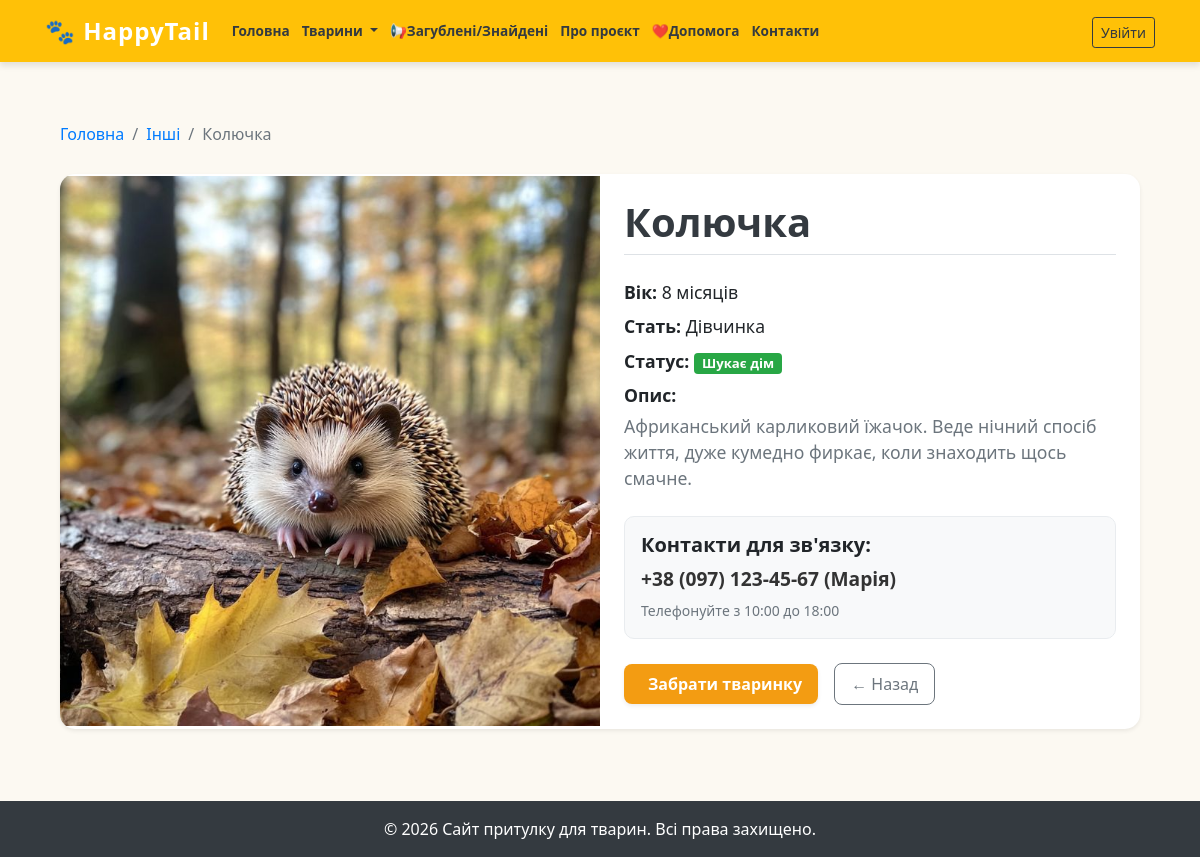
The app's page /post.php?pet_id=25 with its own data.
### tables this page shows
CREATE TABLE `menu` (
  `id` int(11) NOT NULL,
  `title` varchar(100) NOT NULL,
  `url` varchar(255) NOT NULL,
  `parent_id` int(11) DEFAULT 0
);

CREATE TABLE `pets` (
  `id` int(11) NOT NULL,
  `name` varchar(100) NOT NULL,
  `image` text DEFAULT NULL,
  `description` text DEFAULT NULL,
  `age` varchar(50) DEFAULT NULL,
  `gender` varchar(20) DEFAULT 'Не вказано',
  `status` varchar(50) DEFAULT 'Шукає дім',
  `category_id` int(11) DEFAULT NULL,
  `created_at` datetime DEFAULT current_timestamp()
);

CREATE TABLE `categories` (
  `id` int(11) NOT NULL,
  `name` varchar(100) NOT NULL
);

### include/functions.php (called while the page is built, shortened)
<?php
function get_menu() {
    global $conn;
    $sql = "SELECT * FROM menu ORDER BY id ASC";
    $result = mysqli_query($conn, $sql);
    return mysqli_fetch_all($result, MYSQLI_ASSOC);
}
function get_pet_by_id($pet_id) {
    global $conn;
    $pet_id = mysqli_real_escape_string($conn, $pet_id);
    $sql = "SELECT pets.*, categories.name as category_name
            FROM pets
            LEFT JOIN categories ON pets.category_id = categories.id
            WHERE pets.id = '$pet_id'";
    $result = mysqli_query($conn, $sql);
    return mysqli_fetch_assoc($result);
}
function is_admin() {
    return isset($_SESSION['login']) && $_SESSION['login'] === 'admin';
}

### post.php (the view, shortened to what this page needs)
<?php
require_once 'include/config.php';
require_once 'include/functions.php';
$pet_id = (int)$_GET['pet_id'];
$pet = get_pet_by_id($pet_id);
require_once 'include/header.php';
?>
<div class="container mt-4">
    <nav aria-label="breadcrumb">
        <ol class="breadcrumb bg-transparent px-0">
            <li class="breadcrumb-item"><a href="index.php" class="text-primary">Головна</a></li>
            <li class="breadcrumb-item"><a href="category.php?category_id=<?= $pet['category_id'] ?>" class="text-primary"><?= htmlspecialchars($pet['category_name']) ?></a></li>
            <li class="breadcrumb-item active" aria-current="page"><?= htmlspecialchars($pet['name']) ?></li>
        </ol>
    </nav>
    <div class="card shadow-sm border-0 mb-4" style="border-radius: 15px; overflow: hidden; background: #fff; min-height: 550px;">
        <div class="row no-gutters align-items-center">
            <div class="col-md-6" style="height: 550px;">
                <img src="img/<?= htmlspecialchars($pet['image'] ?: 'no-image.png') ?>" class="w-100 h-100" style="object-fit: cover;">
            </div>
            <div class="col-md-6">
                <div class="card-body p-4">
                    <h1 class="display-5 font-weight-bold text-dark mb-4 pb-2 border-bottom"><?= htmlspecialchars($pet['name']) ?></h1>
                    <div class="mb-4" style="font-size: 1.1rem;">
                        <p class="mb-2"><strong>Вік:</strong> <?= htmlspecialchars($pet['age']) ?></p>
                        <p class="mb-2"><strong>Стать:</strong> <?= htmlspecialchars($pet['gender']) ?></p>
                        <p class="mb-2"><strong>Статус:</strong> <span class="badge badge-success px-2 py-1"><?= htmlspecialchars($pet['status']) ?></span></p>
                        <p class="mb-1"><strong>Опис:</strong></p>
                        <p class="text-secondary"><?= nl2br(htmlspecialchars($pet['description'])) ?></p>
                    </div>
                    <div class="p-3 mb-4" style="background-color: #f8f9fa; border-radius: 10px; border: 1px solid #e9ecef;">
                        <h5 class="font-weight-bold mb-2">Контакти для зв'язку:</h5>
                        <p class="mb-1" style="font-size: 1.2rem; color: #333;"><strong>+38 (097) 123-45-67 (Марія)</strong></p>
                        <small class="text-muted">Телефонуйте з 10:00 до 18:00</small>
                    </div>
                    <div class="d-flex align-items-center">
                        <button class="btn btn-warning px-3 py-2 mr-3 shadow-sm font-weight-bold text-white d-flex align-items-center" style="background-color: #f39c12; border: none; border-radius: 8px;" onclick="showAdoptInfo()">
                            <i class="fas fa-paw mr-2"></i> Забрати тваринку
                        </button>
                        <a href="javascript:history.back()" class="btn btn-outline-secondary px-3 py-2" style="border-radius: 8px;">← Назад</a>
                    </div>
                </div>
            </div>
        </div>
    </div>
</div>
<?php require_once 'include/footer.php'; ?>

### include/header.php (shortened to what this page needs)
<?php $base_path = $base_path ?? ''; ?>
<!DOCTYPE html>
<html lang="uk">
<head>
    <link rel="stylesheet" href="https://cdn.jsdelivr.net/npm/bootstrap@4.6.2/dist/css/bootstrap.min.css">
    <link rel="stylesheet" href="<?= $base_path ?>css/main.css?v=1.1">
</head>
<body>
<nav class="navbar navbar-expand-lg navbar-dark bg-warning">
    <div class="container">
        <a class="navbar-brand font-weight-bold" href="<?= $base_path ?>index.php">🐾 HappyTail</a>
        <div class="collapse navbar-collapse" id="navbarNav">
            <ul class="navbar-nav mr-auto">
                <?php
                $all_menu = get_menu();
                $top_menu = array_filter($all_menu, function($m) { return ($m['parent_id'] ?? 0) == 0; });
                foreach ($top_menu as $menu_item):
                    $sub_menu = array_filter($all_menu, function($m) use ($menu_item) { return ($m['parent_id'] ?? 0) == $menu_item['id']; });
                    $has_sub = !empty($sub_menu);
                    if ($has_sub): ?>
                        <li class="nav-item dropdown">
                            <a class="nav-link dropdown-toggle text-dark font-weight-bold" href="#" id="nav-<?= $menu_item['id'] ?>" role="button" data-toggle="dropdown">
                                <?= htmlspecialchars($menu_item['title']) ?>
                            </a>
                        </li>
                    <?php else: ?>
                        <li class="nav-item">
                            <a class="nav-link text-dark font-weight-bold" href="<?= $base_path ?><?= htmlspecialchars($menu_item['url']) ?>">
                                <?= htmlspecialchars($menu_item['title']) ?>
                            </a>
                        </li>
                    <?php endif;
                endforeach; ?>
            </ul>
            <ul class="navbar-nav">
                <?php if (is_admin()): ?>
                    <li class="nav-item mr-2">
                        <a class="btn btn-dark btn-sm mt-1" href="<?= $base_path ?>admin/index.php">Адмінка</a>
                    </li>
                    <li class="nav-item">
                        <a class="btn btn-outline-danger btn-sm mt-1" href="<?= $base_path ?>admin/logout.php">Вихід</a>
                    </li>
                <?php else: ?>
                    <li class="nav-item">
                        <a class="btn btn-outline-dark btn-sm mt-1" href="<?= $base_path ?>login/index.php">Увійти</a>
                    </li>
                <?php endif; ?>
            </ul>
        </div>
    </div>
</nav>
<div class="container mt-4 mb-5">

### css/main.css (style rules this page uses)
html { overflow-y: scroll !important; }
body { display: flex; flex-direction: column; min-height: 100vh; background-color: #fcf9f2; font-family: 'Segoe UI', Tahoma, Geneva, Verdana, sans-serif; }
.navbar { box-shadow: 0 4px 6px rgba(0,0,0,0.1); }
.navbar-brand { font-size: 1.5rem; letter-spacing: 1px; }
.card { border: none; border-radius: 10px; transition: transform 0.3s ease, box-shadow 0.3s ease; }
.btn-warning { background-color: #f39c12; border-color: #e67e22; color: white; font-weight: bold; }
.navbar-nav .nav-link { white-space: nowrap !important; }
@media (min-width: 992px) and (max-width: 1200px) { .navbar-expand-lg .navbar-nav .nav-link { padding-left: 6px !important; padding-right: 6px !important; font-size: 0.85rem !important; } }

### records on screen
menu: title "Головна"
menu: title "Тварини"
menu: title "📢Загублені/Знайдені"
menu: title "Про проєкт"
menu: title "❤️Допомога"
menu: title "Контакти"
pets: category.name "Інші", name "Колючка", image (picture), age "8 місяців", gender "Дівчинка", status "Шукає дім", description "Африканський карликовий їжачок. Веде нічний спосіб життя, дуже кумедно фиркає, коли знаходить щось смачне."
